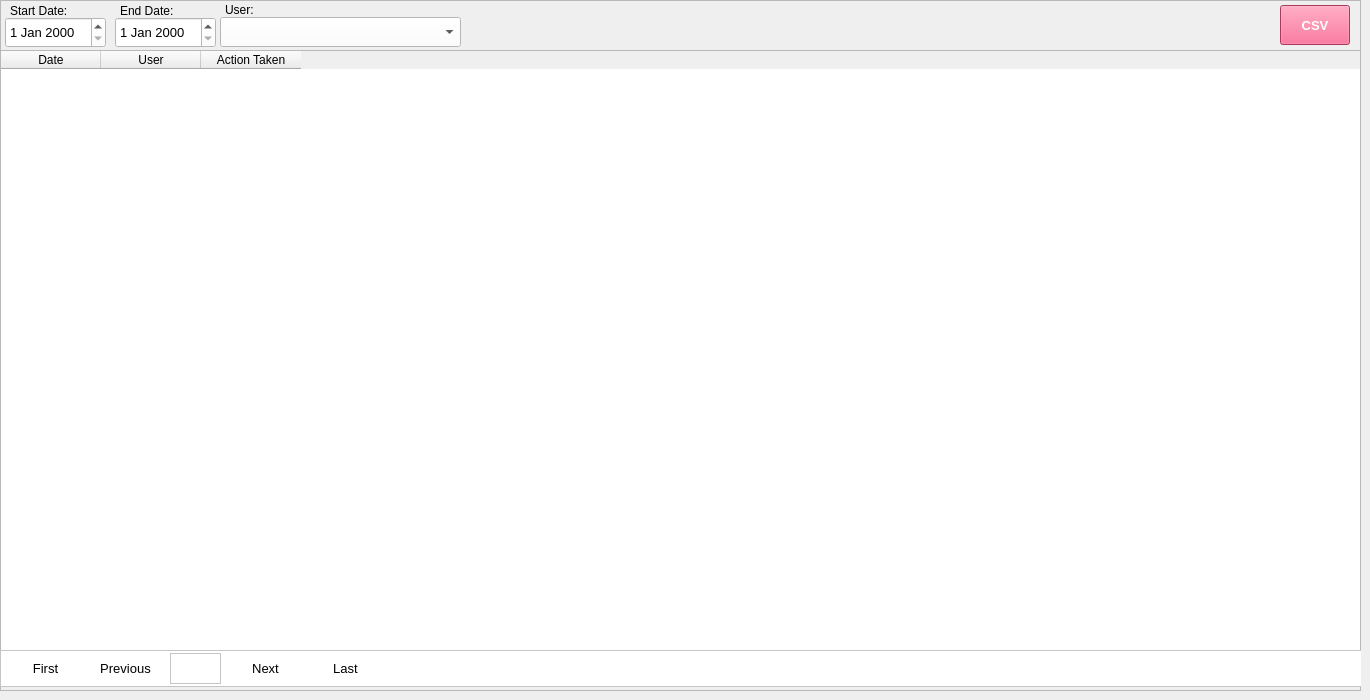
    <widget class="QWidget" name="tabRLCAuditTrail">
     <attribute name="title">
      <string>RLC Sent File Audit Trail</string>
     </attribute>
     <widget class="QFrame" name="frame_11">
      <property name="geometry">
       <rect>
        <x>0</x>
        <y>0</y>
        <width>1361</width>
        <height>691</height>
       </rect>
      </property>
      <property name="frameShape">
       <enum>QFrame::StyledPanel</enum>
      </property>
      <property name="frameShadow">
       <enum>QFrame::Raised</enum>
      </property>
      <widget class="QTableWidget" name="tableWidgetRLC">
       <property name="geometry">
        <rect>
         <x>0</x>
         <y>50</y>
         <width>1361</width>
         <height>601</height>
        </rect>
       </property>
       <property name="minimumSize">
        <size>
         <width>1361</width>
         <height>0</height>
        </size>
       </property>
       <column>
        <property name="text">
         <string>Date</string>
        </property>
       </column>
       <column>
        <property name="text">
         <string>User</string>
        </property>
       </column>
       <column>
        <property name="text">
         <string>Action Taken</string>
        </property>
       </column>
      </widget>
      <widget class="QDateEdit" name="dateEditRLCStartDate">
       <property name="geometry">
        <rect>
         <x>5</x>
         <y>17</y>
         <width>101</width>
         <height>31</height>
        </rect>
       </property>
       <property name="font">
        <font>
         <family>Segoe UI</family>
         <pointsize>10</pointsize>
        </font>
       </property>
       <property name="styleSheet">
        <string notr="true">color: rgb(0, 0, 0);
background-color: rgb(255, 255, 255);</string>
       </property>
      </widget>
      <widget class="QDateEdit" name="dateEditRLCEndDate">
       <property name="geometry">
        <rect>
         <x>115</x>
         <y>17</y>
         <width>101</width>
         <height>31</height>
        </rect>
       </property>
       <property name="font">
        <font>
         <family>Segoe UI</family>
         <pointsize>10</pointsize>
        </font>
       </property>
       <property name="styleSheet">
        <string notr="true">color: rgb(0, 0, 0);
background-color: rgb(255, 255, 255);</string>
       </property>
      </widget>
      <widget class="QLabel" name="label_9">
       <property name="geometry">
        <rect>
         <x>10</x>
         <y>3</y>
         <width>61</width>
         <height>16</height>
        </rect>
       </property>
       <property name="text">
        <string>Start Date:</string>
       </property>
      </widget>
      <widget class="QLabel" name="label_10">
       <property name="geometry">
        <rect>
         <x>120</x>
         <y>3</y>
         <width>61</width>
         <height>16</height>
        </rect>
       </property>
       <property name="text">
        <string>End Date:</string>
       </property>
      </widget>
      <widget class="QComboBox" name="comboBoxRLCUser">
       <property name="geometry">
        <rect>
         <x>220</x>
         <y>17</y>
         <width>241</width>
         <height>30</height>
        </rect>
       </property>
       <property name="font">
        <font>
         <family>Segoe UI</family>
         <pointsize>10</pointsize>
        </font>
       </property>
       <property name="styleSheet">
        <string notr="true">color: rgb(0, 0, 0);
background-color: rgb(255, 255, 255);</string>
       </property>
      </widget>
      <widget class="QLabel" name="label_11">
       <property name="geometry">
        <rect>
         <x>225</x>
         <y>3</y>
         <width>47</width>
         <height>13</height>
        </rect>
       </property>
       <property name="text">
        <string>User:</string>
       </property>
      </widget>
      <widget class="QPushButton" name="pushButtonRLCCSV">
       <property name="geometry">
        <rect>
         <x>1280</x>
         <y>5</y>
         <width>70</width>
         <height>40</height>
        </rect>
       </property>
       <property name="font">
        <font>
         <family>Segoe UI</family>
         <pointsize>10</pointsize>
         <weight>75</weight>
         <bold>true</bold>
        </font>
       </property>
       <property name="autoFillBackground">
        <bool>false</bool>
       </property>
       <property name="styleSheet">
        <string notr="true">background-color: rgb(240, 80, 128);
color: rgb(255, 255, 255);</string>
       </property>
       <property name="text">
        <string>CSV</string>
       </property>
      </widget>
      <widget class="QFrame" name="frame_12">
       <property name="geometry">
        <rect>
         <x>0</x>
         <y>650</y>
         <width>1371</width>
         <height>37</height>
        </rect>
       </property>
       <property name="styleSheet">
        <string notr="true">background-color: rgb(255, 255, 255);
color: rgb(255, 255, 255);</string>
       </property>
       <property name="frameShape">
        <enum>QFrame::StyledPanel</enum>
       </property>
       <property name="frameShadow">
        <enum>QFrame::Raised</enum>
       </property>
       <widget class="QPushButton" name="pushButtonRLCFirst">
        <property name="geometry">
         <rect>
          <x>10</x>
          <y>0</y>
          <width>71</width>
          <height>37</height>
         </rect>
        </property>
        <property name="font">
         <font>
          <family>Segoe UI</family>
          <pointsize>10</pointsize>
         </font>
        </property>
        <property name="styleSheet">
         <string notr="true">color: rgb(0, 0, 0);</string>
        </property>
        <property name="text">
         <string>First</string>
        </property>
        <property name="flat">
         <bool>true</bool>
        </property>
       </widget>
       <widget class="QPushButton" name="pushButtonRLCPrevious">
        <property name="geometry">
         <rect>
          <x>90</x>
          <y>0</y>
          <width>71</width>
          <height>37</height>
         </rect>
        </property>
        <property name="font">
         <font>
          <family>Segoe UI</family>
          <pointsize>10</pointsize>
         </font>
        </property>
        <property name="styleSheet">
         <string notr="true">color: rgb(0, 0, 0);</string>
        </property>
        <property name="text">
         <string>Previous</string>
        </property>
        <property name="flat">
         <bool>true</bool>
        </property>
       </widget>
       <widget class="QPushButton" name="pushButtonRLCNext">
        <property name="geometry">
         <rect>
          <x>230</x>
          <y>0</y>
          <width>71</width>
          <height>37</height>
         </rect>
        </property>
        <property name="font">
         <font>
          <family>Segoe UI</family>
          <pointsize>10</pointsize>
         </font>
        </property>
        <property name="styleSheet">
         <string notr="true">color: rgb(0, 0, 0);</string>
        </property>
        <property name="text">
         <string>Next</string>
        </property>
        <property name="flat">
         <bool>true</bool>
        </property>
       </widget>
       <widget class="QPushButton" name="pushButtonRLCLast">
        <property name="geometry">
         <rect>
          <x>310</x>
          <y>0</y>
          <width>71</width>
          <height>37</height>
         </rect>
        </property>
        <property name="font">
         <font>
          <family>Segoe UI</family>
          <pointsize>10</pointsize>
         </font>
        </property>
        <property name="styleSheet">
         <string notr="true">color: rgb(0, 0, 0);</string>
        </property>
        <property name="text">
         <string>Last</string>
        </property>
        <property name="flat">
         <bool>true</bool>
        </property>
       </widget>
       <widget class="QTextEdit" name="textEditRLCPageNumber">
        <property name="geometry">
         <rect>
          <x>170</x>
          <y>3</y>
          <width>51</width>
          <height>31</height>
         </rect>
        </property>
        <property name="font">
         <font>
          <family>Segoe UI</family>
          <pointsize>10</pointsize>
         </font>
        </property>
        <property name="styleSheet">
         <string notr="true">color: rgb(0, 0, 0);</string>
        </property>
        <property name="readOnly">
         <bool>true</bool>
        </property>
       </widget>
      </widget>
     </widget>
    </widget>
